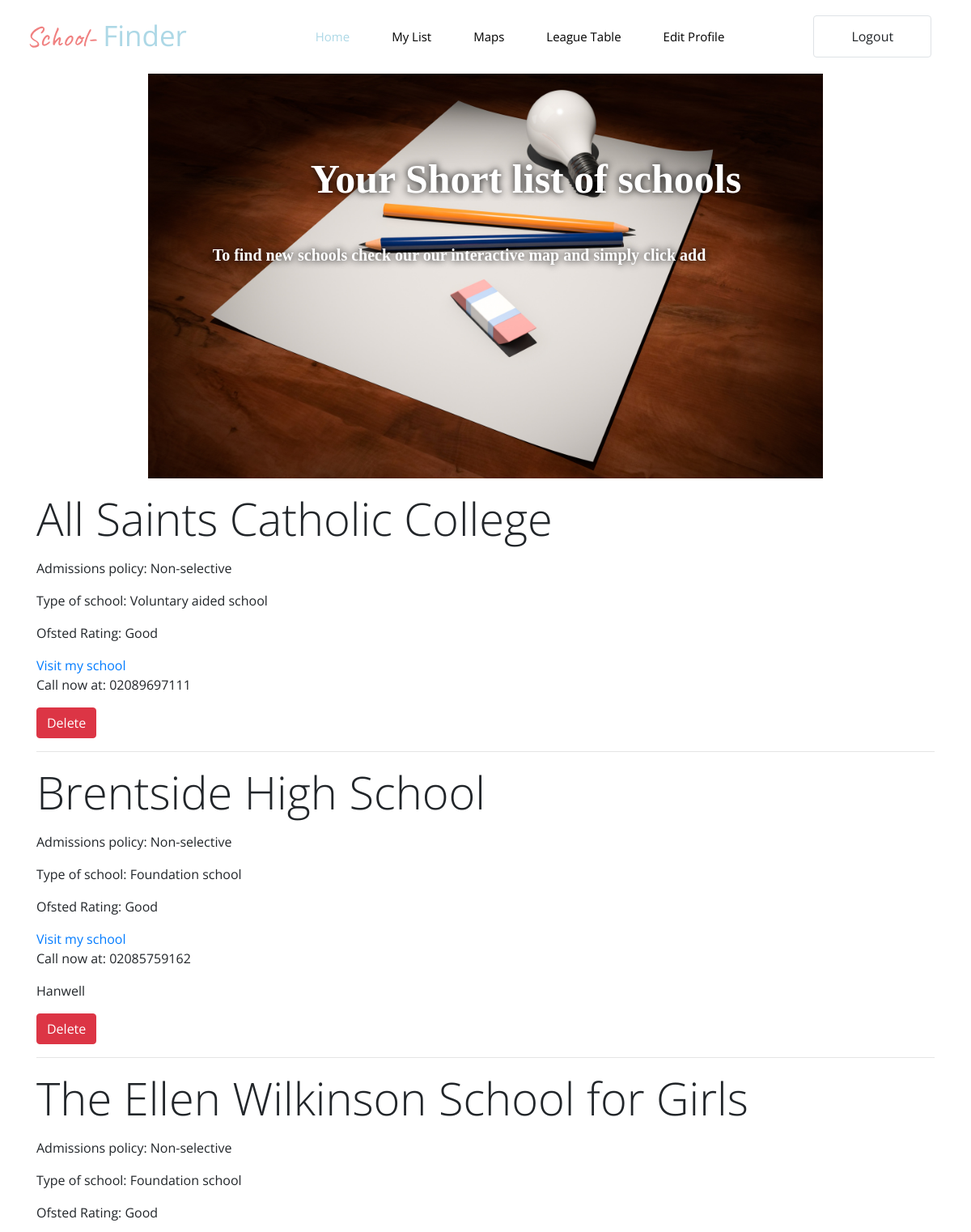
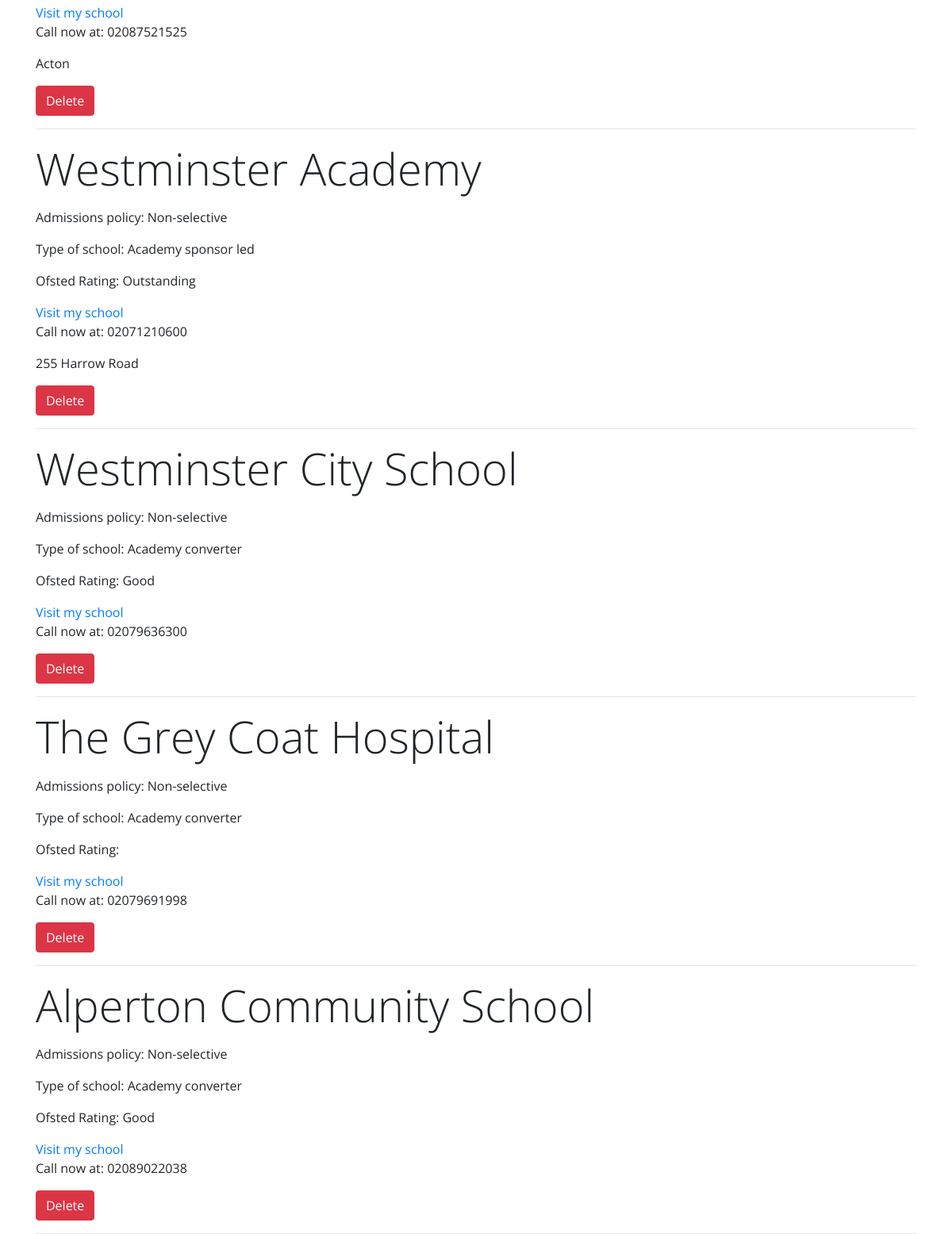
The page /mylist/ (signed in) on the database its author committed (2 pictures, top to bottom).
### school/models.py (models this page shows)
class mapData(models.Model):
    URN = models.IntegerField(primary_key=True)
    LA = models.CharField(max_length=128, null=True)
    EstablishmentName = models.CharField(max_length=128, null=True)
    TypeOfEstablishment  = models.CharField(max_length=128, null=True)
    PhaseOfEducation = models.CharField(max_length=128, null=True)
    OfficialSixthForm = models.CharField(max_length=128, null=True)
    Gender = models.CharField(max_length=128, null=True)
    AdmissionsPolicy = models.CharField(max_length=128, null=True)
    NumberOfPupils = models.CharField(max_length=128, null=True)
    NumberOfBoys = models.CharField(max_length=128, null=True)
    NumberOfGirls = models.CharField(max_length=128, null=True)
    Street = models.CharField(max_length=128, null=True)
    Locality= models.CharField(max_length=128, null=True)
    Town = models.CharField(max_length=128, null=True)
    County = models.CharField(max_length=128, null=True)
    Postcode = models.CharField(max_length=128, null=True)
    SchoolWebsite = models.CharField(max_length=128, null=True)
    TelephoneNum = models.CharField(max_length=128, null=True)
    HeadTitle = models.CharField(max_length=128, null=True)
    HeadFirstName = models.CharField(max_length=128, null=True)
    HeadLastName = models.CharField(max_length=128, null=True)
    OfstedRating = models.CharField(max_length=128, null=True)
    Longitude = models.FloatField(max_length=128, null=True)
    Latitude = models.FloatField(max_length=128, null=True)
    def __str__(self):
        return self.EstablishmentName

### school/views.py (the view)
# urls.py: path('mylist/',views.display_mylist,name="list"),
@login_required(login_url='/login/')
def display_mylist(request):
    current_user = UserProfile.objects.get(user=request.user)
    schools = current_user.list.all()
    return render(request, 'school/mylist.html', {'schools': schools})

### templates/school/mylist.html (shortened to what this page needs)
{% extends "school/base.html"%}
{% load static %}
{% block body_block %}
<link rel="stylesheet" href="{% static "css/mylist.css" %}"/>
<main>
  <div class="container-fluid p-0">
      <div class="site-content parallax bg1">
          <div class="d-flex justify-content-center">
              <div class="d-flex flex-column">
                <img class="bg1" src="{% static "images/planning.jpg"%}" alt="">
                  <h1 class="site-title "> Your Short list of schools</h1>
                  <p class="site-desc"> To find new schools check our our interactive map and simply click add </p>
              </div>
          </div>
      </div>
  </div>
{% for data in schools %}
<div id= "{{data.URN}}" class="abcd contents container" >
<p class="display-4">{{data}}</p>
<p>Admissions policy: {{data.AdmissionsPolicy}}</p>
<p>Type of school: {{data.TypeOfEstablishment}}</p>
<p>Ofsted Rating: {{data.OfstedRating}}</p>
{% if data.SchoolWebsite and 'http://' in data.SchoolWebsite %}
<a href="{{data.SchoolWebsite}}">Visit my school</a>
{% else %}
<a href="http://{{data.SchoolWebsite}}">Visit my school</a>
{%endif%}
<p>Call now at: 0{{data.TelephoneNum}}</p>
<p>{{data.Locality}}</p>
<button id= "hiddenid"  class="list-button1 btn btn-danger" value="{{data.URN}}"> Delete</button>
<hr>
</div>
{% endfor %}
{% endblock %}

### templates/school/base.html (shortened to what this page needs)
<!DOCTYPE html>
{% load staticfiles %}
<html lang="en" dir="ltr">
  <head>
    <link rel="stylesheet" href="https://stackpath.bootstrapcdn.com/bootstrap/4.2.1/css/bootstrap.min.css">
    <link rel="stylesheet" href="https://use.fontawesome.com/releases/v5.6.3/css/all.css">
    <link rel="stylesheet" href="{% static "css/basecss.css" %}"/>
  </head>
  <body>
    <header>
      <nav class = "navbar navbar-expand-lg navbar-light">
        <a href="{% url 'index'  %}" class="navbar-brand ml-3">School- <span style="color: lightblue;">Finder</span></a>
        <div class="collapse navbar-collapse" id="navbarMenu">
          <ul class="navbar-nav mr-auto">
              <li class="nav-item active">
                  <a href="{% url 'index' %}" class="nav-link">Home</a>
              </li>
              <li class="nav-item">
                  <a href="{% url 'list' %}" class="nav-link">My List</a>
              </li>
              <li class="nav-item">
                  <a href="{% url 'mapdetails' %}" class="nav-link">Maps</a>
              </li>
              <li class="nav-item">
                  <a href="{% url 'leaguetable' %}" class="nav-link">League Table</a>
              </li>
              {% if user.is_authenticated %}
                <li class="nav-item">
                  <a href="{% url 'editprofile' %}" class="nav-link">Edit Profile</a>
                </li>
              {% endif %}
          </ul>
          {% if user.is_authenticated %}
            <a class="btn menu-right-btn border" href="{% url 'logout'  %}"> Logout</a>
          {% else %}
            <a class="btn menu-right-btn border" href="{% url 'login'  %}"> Login</a>
          {% endif %}
        </div>
      </nav>
    </header>
      {% block body_block%}
      {% endblock %}
  </body>
</html>

### static/css/basecss.css (style rules this page uses)
body { padding: = 0%; margin: 0%; font-family: 'PT+Sans'; }
.navbar-brand { font-family: 'Caveat'; font-size: 35px; color: lightcoral !important; }
.nav-link { font-size: 15px; margin: 18px; color: black !important; }
.active .nav-link { color: lightblue !important; }
.menu-right-btn { padding: 13px 46px; margin-right: 4%; transition: all 350ms ease-in; }

### static/css/mylist.css (style rules this page uses)
body, html { height: 100%; }
.parallax { height: 100% ; background-attachment: fixed !important; background-position: center !important; background-repeat: no-repeat !important; background-size: cover !important; }
.bg1 { width: 100%; height: 500px; }
.site-title { margin-bottom: 6%; font-size: 50px; color: white; font-family: 'Staatliches'; font-weight: 900; text-shadow: 0px 0px 10px #000; text-align: center; position: relative; bottom: 400px; left: 50px; }
.site-desc { font-size: 20px; padding-left: 15%; color: white; font-family: 'Staatliches'; font-weight: 900; text-shadow: 0px 0px 10px #000; position: relative; bottom: 400px; text-align: center; right: 95px; }

### templates/school/base.html (style rules this page uses)
* { font-family: 'Open Sans', sans-serif; }

### rows shown on the page
mapData: EstablishmentName "All Saints Catholic College", AdmissionsPolicy "Non-selective", TypeOfEstablishment "Voluntary aided school", OfstedRating "Good", TelephoneNum "2089697111", {{ data.URN }} 100503 (drawn)
mapData: EstablishmentName "Brentside High School", AdmissionsPolicy "Non-selective", TypeOfEstablishment "Foundation school", OfstedRating "Good", TelephoneNum "2085759162", Locality "Hanwell", {{ data.URN }} 101939 (drawn)
mapData: EstablishmentName "The Ellen Wilkinson School for Girls", AdmissionsPolicy "Non-selective", TypeOfEstablishment "Foundation school", OfstedRating "Good", TelephoneNum "2087521525", Locality "Acton", {{ data.URN }} 101941 (drawn)
mapData: EstablishmentName "Westminster Academy", AdmissionsPolicy "Non-selective", TypeOfEstablishment "Academy sponsor led", OfstedRating "Outstanding", TelephoneNum "2071210600", Locality "255 Harrow Road", {{ data.URN }} 131262 (drawn)
mapData: EstablishmentName "Westminster City School", AdmissionsPolicy "Non-selective", TypeOfEstablishment "Academy converter", OfstedRating "Good", TelephoneNum "2079636300", {{ data.URN }} 138312 (drawn)
mapData: EstablishmentName "The Grey Coat Hospital", AdmissionsPolicy "Non-selective", TypeOfEstablishment "Academy converter", TelephoneNum "2079691998", {{ data.URN }} 138313 (drawn)
mapData: EstablishmentName "Alperton Community School", AdmissionsPolicy "Non-selective", TypeOfEstablishment "Academy converter", OfstedRating "Good", TelephoneNum "2089022038", {{ data.URN }} 138610 (drawn)
